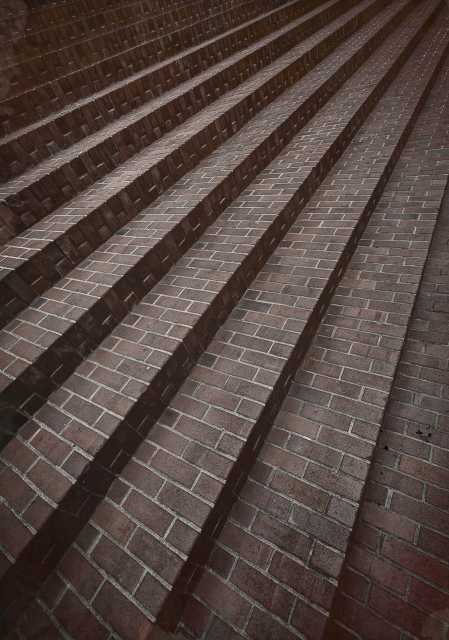
#> input picture Computational_Photography/Research_Project/Inceptionism/Strong-Lines-San-Francisco.jpg, 898 x 1280 px (shown at 1/2 size)
$ jupyter execute --allow-errors Smoothing.ipynb   (older library calls are emulated)
#> lines starting #> are read from the running program, lines starting #| are printed output that depends on the picture
[cell 1]
import cv2
import numpy as np
from matplotlib import pyplot as plt
from matplotlib import image as mpimg
from PIL import Image

[cell 2]
def line_enhancement_and_blur(imgBase, imgBody, edgeMethod="laplacian",kernelSize = 5, alpha = 0.1):
    if(edgeMethod == "laplacian"):
        edgeImg = cv2.Laplacian(imgBase,cv2.CV_64F)
    if(edgeMethod == "sobelX"):
        edgeImg = cv2.Sobel(imgBase,cv2.CV_64F,1,0,ksize=5)
    else:#(edgeMethod == "sobelY"):
        edgeImg = cv2.Sobel(imgBase,cv2.CV_64F,0,1,ksize=5)
    blur = cv2.blur(edgeImg,(kernelSize,kernelSize),0)
    height, width = imgBase.shape[:2]
    imgBody =cv2.resize(imgBody,(width,height))

    beta=1-alpha
    gamma=0
    dst = np.uint8(alpha*(blur)+beta*(imgBody))
    dst = cv2.applyColorMap(dst,cv2.COLORMAP_JET)
    plt.subplot(121), plt.imshow(dst)
    return dst

[cell 3]
img = cv2.imread("Strong-Lines-San-Francisco.jpg",0)
#> img: shape (1280, 898); min 0, max 248, mean 72.5
img2 = cv2.imread("flowers.jpg",0)
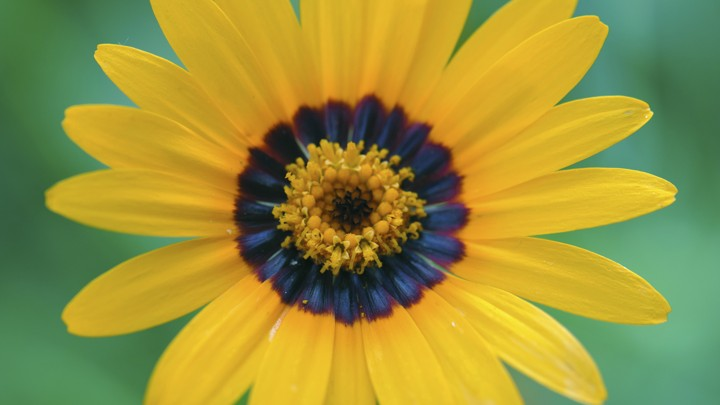
#> input picture Computational_Photography/Research_Project/Inceptionism/flowers.jpg, 720 x 405 px
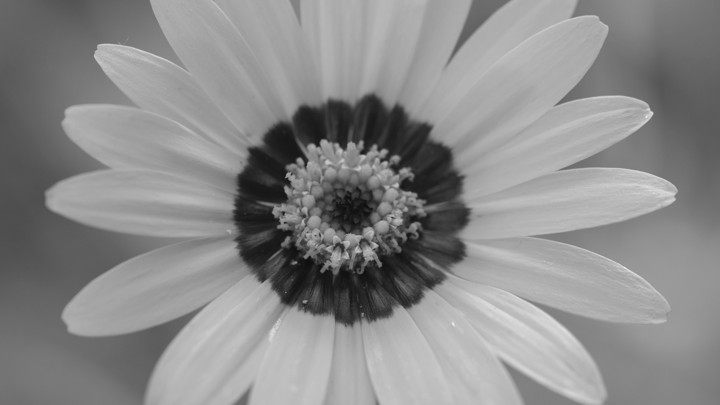
#> img2: shape (405, 720); min 10, max 237, mean 138.3
#> (the rest of this cell did not finish here and is left out)
